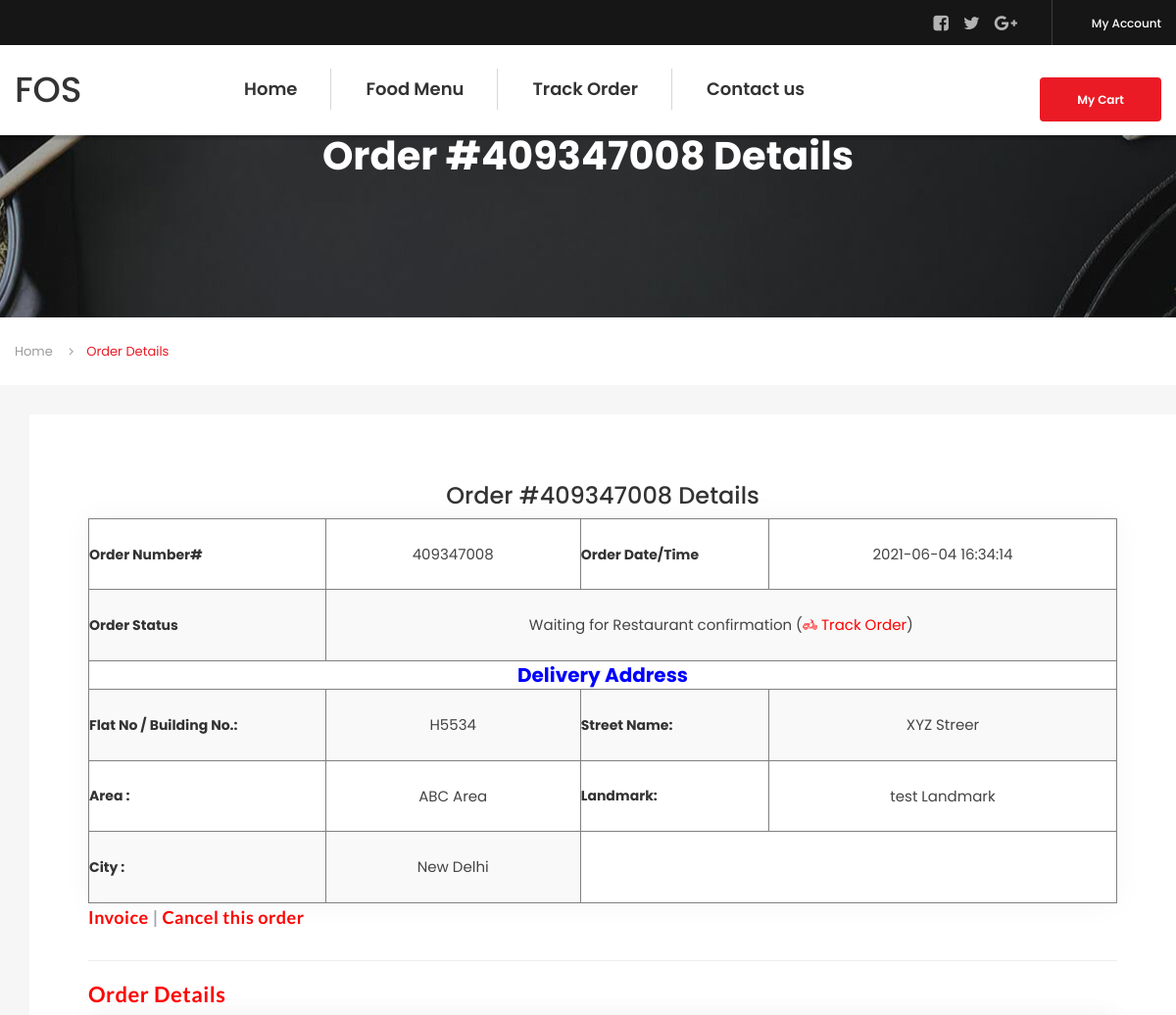
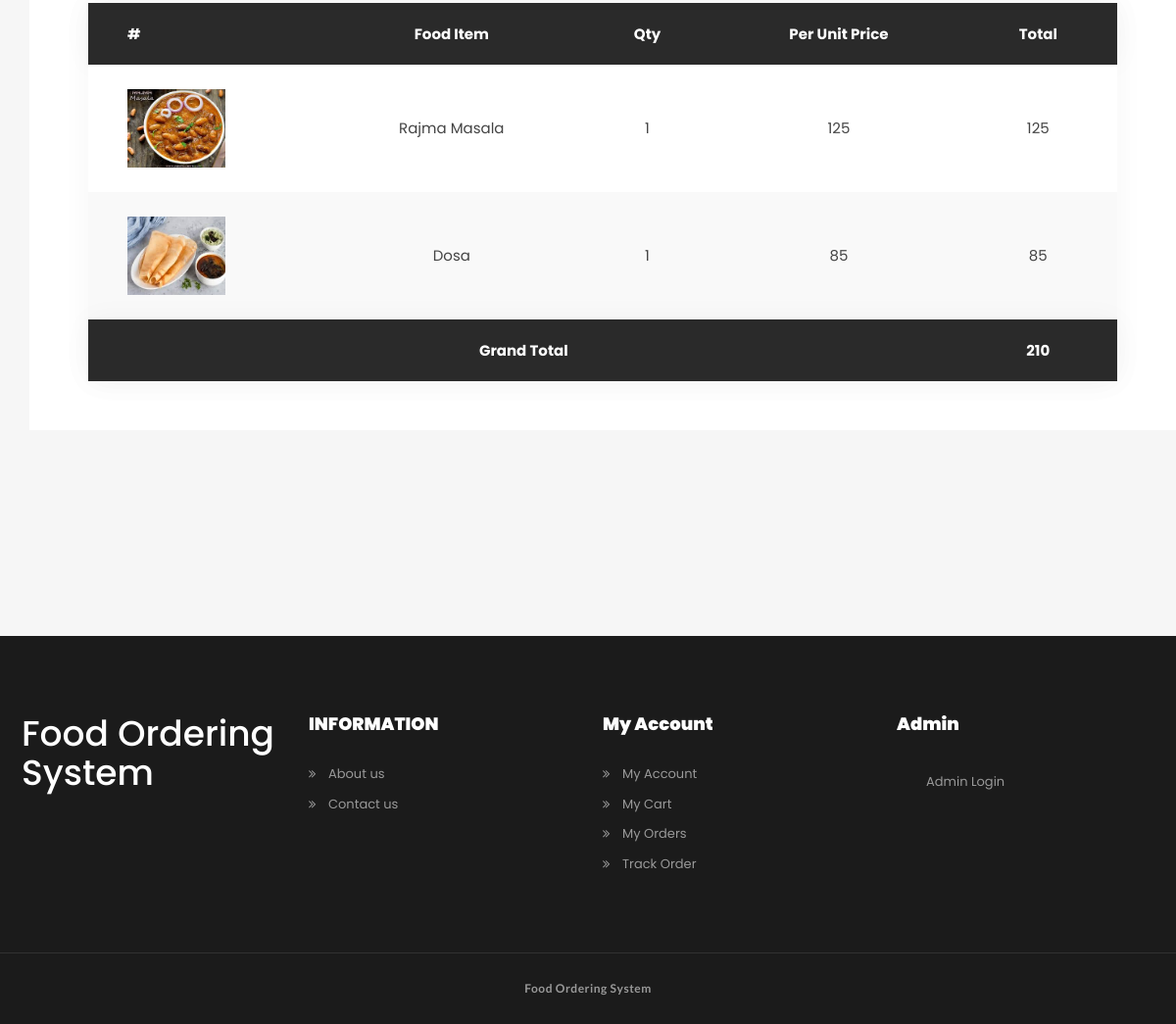
Screenshot of /order-details.php?onumber=409347008 (signed in) with the database file from the repository (2 pictures, top to bottom).
### tables this page shows
CREATE TABLE `tblorderaddresses` (
  `ID` int(11) NOT NULL,
  `UserId` char(100) DEFAULT NULL,
  `Ordernumber` char(100) DEFAULT NULL,
  `Flatnobuldngno` varchar(255) DEFAULT NULL,
  `StreetName` varchar(255) DEFAULT NULL,
  `Area` varchar(255) DEFAULT NULL,
  `Landmark` varchar(255) DEFAULT NULL,
  `City` varchar(255) DEFAULT NULL,
  `OrderTime` timestamp NOT NULL DEFAULT current_timestamp(),
  `OrderFinalStatus` varchar(255) DEFAULT NULL
);

CREATE TABLE `tblorders` (
  `ID` int(11) NOT NULL,
  `UserId` char(10) DEFAULT NULL,
  `FoodId` char(10) DEFAULT NULL,
  `FoodQty` int(11) DEFAULT NULL,
  `IsOrderPlaced` int(11) DEFAULT NULL,
  `OrderNumber` char(100) DEFAULT NULL
);

CREATE TABLE `tblfood` (
  `ID` int(10) NOT NULL,
  `CategoryName` varchar(120) DEFAULT NULL,
  `ItemName` varchar(120) DEFAULT NULL,
  `ItemPrice` varchar(120) DEFAULT NULL,
  `ItemDes` varchar(500) DEFAULT NULL,
  `Image` varchar(120) DEFAULT NULL,
  `ItemQty` varchar(120) DEFAULT NULL
);

### order-details.php (the view, shortened to what this page needs)
<?php
include_once('includes/dbconnection.php');
   if (strlen($_SESSION['fosuid']==0)) {
  header('location:logout.php');
  } else{
?>
<!DOCTYPE html>
<html lang="en">
<head>
    <link rel="stylesheet" href="assets/css/icons.min.css">
    <link rel="stylesheet" href="assets/css/bootstrap.min.css">
    <link rel="stylesheet" href="assets/css/main.css">
    <link rel="stylesheet" href="assets/css/red-color.css">
    <link rel="stylesheet" href="assets/css/yellow-color.css">
    <link rel="stylesheet" href="assets/css/responsive.css">
</head>
<body itemscope>
<?php include_once('includes/header.php');?>
        <section>
            <div class="block">
				<div class="fixed-bg" style="background-image: url(assets/images/topbg.jpg);"></div>
                <div class="page-title-wrapper text-center">
					<div class="col-md-12 col-sm-12 col-lg-12">
						<div class="page-title-inner">
							<h1 itemprop="headline">Order #<?php echo $_GET['onumber'];?> Details</h1>
						</div>
					</div>
                </div>
            </div>
        </section>
        <div class="bread-crumbs-wrapper">
            <div class="container">
                <ol class="breadcrumb">
                    <li class="breadcrumb-item"><a href="index.php" title="" itemprop="url">Home</a></li>
                    <li class="breadcrumb-item active">Order Details</li>
                </ol>
            </div>
        </div>
        <section>
            <div class="block gray-bg bottom-padd210 top-padd30">
                    <div class="container">
                        <div class="row">
                            <div class="col-md-12">
                            <div class="sec-box">
    							<div class="sec-wrapper">
    <div class="col-md-12 col-sm-12 col-lg-12" >
<div class="booking-table">
 <?php
$userid= $_SESSION['fosuid'];
$oid=$_GET['onumber'];
      $query=mysqli_query($con,"select * from  tblorderaddresses  where UserId='$userid' and Ordernumber='$oid'");
              while($row=mysqli_fetch_array($query))
              { ?>
                <h3 align="center">Order #<?php echo $oid;?> Details</h3>
<table border="1" style="padding-left:10%">
<tr>
<th>Order Number#</th>
<td><?php echo $row['Ordernumber'];?></td>
<th>Order Date/Time</th>
<td><?php echo $row['OrderTime']?></td>
</tr>
<tr>
<th>Order Status</th>
<td colspan="3"><?php $status=$row['OrderFinalStatus'];
if($status==''){
 echo "Waiting for Restaurant confirmation";
} else{
echo $status;
}
                                                    ?> (<a href="javascript:void(0);" onClick="popUpWindow('trackorder.php?oid=<?php echo htmlentities($row['Ordernumber']);?>');" title="Track order" style="color:red;"><i class="flaticon-transport"></i> Track Order</a>)</td>
</tr>
<tr>
    <th colspan="4" style="text-align:center;color:blue; font-size:20px;">Delivery Address</th>
</tr>
<tr>
<th>Flat No / Building No.:</th>
<td><?php echo $row['Flatnobuldngno']?></td>
<th>Street Name:</th>
<td> <?php echo $row['StreetName']?></td>
</tr>
<tr>
<th>Area :</th>
<td><?php echo $row['Area']?></td>
<th>Landmark:</th>
<td><?php echo $row['Landmark']?></td>
</tr>
<tr>
<th>City :</th>
<td><?php echo $row['City']?></td>
</tr>
</table>
   <p style="font-weight:bold; font-size:18px;"><a href="javascript:void(0);" onClick="popUpWindow('invoice.php?oid=<?php echo htmlentities($row['Ordernumber']);?>');" title="Order Invoice" style="color:red">Invoice</a> |
        <a href="javascript:void(0);" onClick="popUpWindow('cancelorder.php?oid=<?php echo htmlentities($row['Ordernumber']);?>');" title="Cancel this order" style="color:red">Cancel this order </a>
    </p>
<?php } ?>
<hr />
<p style="font-size:22px; color:red; font-weight:bold">Order Details</p>
<table>
<thead>
<tr>
    <th>#</th>
    <th>Food Item</th>
    <th>Qty</th>
    <th>Per Unit Price</th>
       <th>Total</th>
</tr>
</thead>
<tbody>
<?php
$query=mysqli_query($con,"select tblfood.Image,tblfood.ItemName,tblfood.ItemDes,tblfood.ItemPrice,tblfood.ItemQty,tblorders.FoodId,tblorders.FoodQty
    from tblorders
    join tblfood on tblfood.ID=tblorders.FoodId
    where tblorders.UserId='$userid' and tblorders.IsOrderPlaced=1 and tblorders.OrderNumber='$oid'");
while ($row=mysqli_fetch_array($query)) {
?>
<tr>
    <td><img src="admin/itemimages/<?php echo $row['Image']?>" width="100" height="80" alt="<?php echo $row['ItemName']?>"></td>
<td>
    <a href="food-detail.php?fid=<?php echo $row['FoodId'];?>" title="" itemprop="url"><?php echo $row['ItemName']?></a>
</td>
<td><?php echo $qty=$row['FoodQty']?></td>
<td><?php echo $ppu=$row['ItemPrice']?></td>
<td><?php echo $total=$qty*$ppu;?></td>
</tr>
<?php $grandtotal+=$total;}?>
<thead>
<tr>
    <th colspan="4" style="text-align:center;">Grand Total</th>
<th style="text-align:center;"><?php echo $grandtotal;?></th>
</tr>
</thead>
</tbody>
</table>
</div>
                                    </div>
    							</div>
                            </div>
                        </div>
                    </div>
                </div>
            </div>
        </section>
    <?php include_once('includes/footer.php');
      ?>
    </main>
</body>
</html>
<?php } ?>

### assets/css/red-color.css (style rules this page uses)
.red-clr, .social1 > a:hover, .social1 > a:focus, .responsive-menu .social1 > a:hover, .responsive-menu .social1 > a:focus, .topbar-register > a:hover, .topbar-register > a:focus, .popular-dish-info > h4 a:hover, .popular-dish-info > h4 a:focus, .featured-restaurant-info > h4 a:hover, .featured-restaurant-info > h4 a:focus, .popular-dish-info > a.red-bg:hover, .popular-dish-info > a.red-bg:focus, .locat-list > li::before, .news-info > h4 a:hover, .news-info > h4 a:focus, .breadcrumb > li.breadcrumb-item.active, .breadcrumb > li.breadcrumb-item a:hover, .breadcrumb > li.breadcrumb-item a:focus, .select-wrp .chosen-container-single .chosen-drop > ul li.result-selected, .select-wrp .chosen-container-single .chosen-drop > ul li.highlighted, .select-wrp .chosen-container-single .chosen-drop > ul li:hover, .mini-post-info > h5 a:hover, .mini-post-info > h5 a:focus, .contact-info-box > p a:hover, .contact-info-box > p a:focus, .sidebar .widget ul li:hover, .sidebar .widget ul li:hover > a, .widget.style2 ul li:hover > span, .sidebar .widget ul li a:focus, .info-meta > span a:hover, .info-meta > span a:focus, .restaurant-detail-tabs > ul > li a:hover, .restaurant-detail-tabs > ul > li.active a, .search-dish > button:hover, .ord-btn > a:hover, .ord-btn > a:focus, .book-table form button:hover, .book-table form button:focus, .post-next-prev > a:hover, .post-next-prev > a:focus, .post-meta > span a:hover, .post-meta > span a:focus, .author-info > h4 a:hover, .author-info > h4 a:focus, .comment-info > h4 a:hover, .comment-info > h4 a:focus, .reply-form button:hover, .reply-form button:focus, .top-restaurant-carousel2 .owl-nav > div:hover, .reservation-tabs-list .nav-tabs > li:hover a, .reservation-tabs-list .nav-tabs > li.active a, .gallery-info-btns > a:hover, .gallery-info-btns > a:focus, .sign-form a:hover, .sign-form a:focus, .yellow-bg .user-info-inner > h5 a:hover, .yellow-bg .user-info-inner > h5 a:focus, .yellow-bg .user-info-inner > span a:hover, .yellow-bg .user-info-inner > span a:focus, .profile-sidebar-inner > ul > li > a:hover, .profile-sidebar-inner > ul > li a:focus, .profile-sidebar-inner > ul > li.active > a, .profile-sidebar-inner > ul > li.active > a:hover, .profile-sidebar-inner > ul > li.active > a:focus, .profile-sidebar-inner > ul > li > a:hover i, .profile-sidebar-inner > ul > li a:focus i, .profile-sidebar-inner > ul > li.active > a i, .profile-sidebar-inner > ul > li a::before, .review-box > h4 a:hover, .review-box > h4 a:focus, .order-info > h4 a:hover, .order-info > h4 a:focus, .post-tags2 > a:hover, .post-tags2 > a:focus, .restaurant-info-inner > h6 a:hover, .restaurant-info-inner > h6 a:focus, .food-featured-post-info > h3 a:hover, .food-featured-post-info > h3 a:focus, .order-detail > h4 a:hover, .order-detail > h4 a:focus, .title1-inner span, .food-types, .get_in_touch ul li i, .widget ul li a:hover, .restaurant-searching-inner > span i, .like-meta, .article-meta > h3 a:hover, .caro-dish-name > span, .dish-meta > span, .uper-meta > h4 a:hover, .food-price, .food-menu-sec > i, .chef-box ul li h5 a:hover, .form-meta > span, .upcoming-event .title1-inner > b, .upcoming-event .countdown > li p, .mini-post-data { color: #ea1b25; }

### rows the page displays
tblorderaddresses: Ordernumber "409347008", OrderTime "2021-06-04 16:34:14", Flatnobuldngno "H5534", StreetName "XYZ Streer", Area "ABC Area", Landmark "test Landmark", City "New Delhi"
tblorders: FoodId.Image (picture), FoodId.ItemName "Rajma Masala", FoodQty "1", FoodId.ItemPrice "125", $total=$qty*$ppu "125"
tblorders: FoodId.Image (picture), FoodId.ItemName "Dosa", FoodQty "1", FoodId.ItemPrice "85", $total=$qty*$ppu "85"

### other values shown
$_GET['onumber'] "409347008"
$grandtotal "210"
